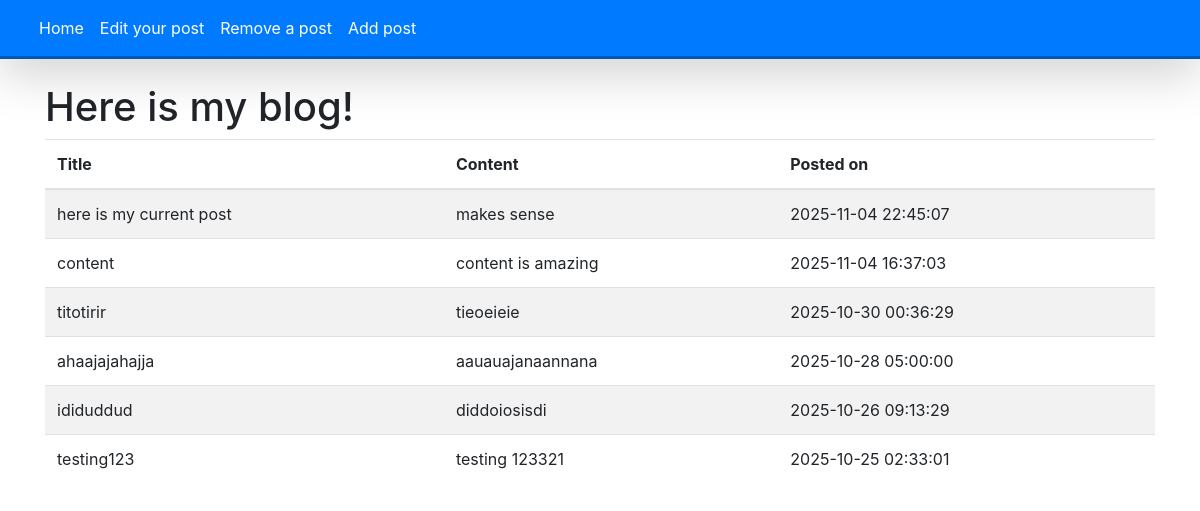
Screenshot of /project2/index.php with the database file from the repository.
### tables this page shows
CREATE TABLE `blog` (
  `id` int NOT NULL AUTO_INCREMENT,
  `title` varchar(100) NOT NULL,
  `content` varchar(1500) NOT NULL,
  `creation_date` timestamp NULL DEFAULT NULL ON UPDATE CURRENT_TIMESTAMP,
  PRIMARY KEY (`id`)
);

### project2/index.php (the view, shortened to what this page needs)
<?php
$dbc = mysqli_connect(DB_HOST, DB_USER, DB_PASSWORD, DB_NAME)
    or trigger_error('Error connecting to MySQL server for blog' . DB_NAME, E_USER_ERROR);
$query = "SELECT id, title, content, creation_date FROM blog ORDER BY id DESC";
$result = mysqli_query($dbc, $query)
    or trigger_error('Error querying database blogapp', E_USER_ERROR);
?>
<!DOCTYPE html>
<html lang="en">
<head>
  <link rel="stylesheet"
        href="https://stackpath.bootstrapcdn.com/bootstrap/4.2.1/css/bootstrap.min.css"
>
  <link rel="stylesheet"
        href="https://use.fontawesome.com/releases/v5.8.1/css/all.css"
>
</head>
<body>
<nav class="navbar navbar-expand-lg bg-primary shadow-lg" style="box-shadow: 0 4px 8px rgba(0, 0, 0, 0.1); border-bottom: 3px solid #0056b3;">
  <div class="container-fluid">
    <div class="collapse navbar-collapse" id="navbarText">
      <ul class="navbar-nav me-auto mb-2 mb-lg-0">
        <li class="nav-item">
          <a class="nav-link active text-white" aria-current="page" href="index.php">Home</a>
        </li>
        <li class="nav-item">
          <a class="nav-link text-white" href="editblogpost.php">Edit your post</a>
        </li>
        <li class="nav-item">
          <a class="nav-link text-white" href="removeblogpost.php">Remove a post</a>
        </li>
        <li class="nav-item">
          <a class="nav-link text-white" href="addblogpost.php">Add post</a>
        </li>
      </ul>
    </div>
  </div>
</nav>
  <div class="container mt-4">
    <h1>Here is my blog!</h1>
    <?php
    if (mysqli_num_rows($result) > 0) {
        echo '<table class="table table-striped">';
        echo '<thead>';
        echo '<tr>';
        echo '<th scope="col">Title</th>';
        echo '<th scope="col">Content</th>';
        echo '<th scope="col">Posted on</th>';
        echo '</tr>';
        echo '</thead>';
        echo '<tbody>';
        while ($row = mysqli_fetch_array($result)) {
            echo '<tr>';
            echo '<td>' . $row['title'] . '</td>';
            echo '<td>' . $row['content'] . '</td>';
            echo '<td>' . $row['creation_date'] . '</td>';
            echo '</tr>';
        }
        echo '</tbody>';
        echo '</table>';
    } else {
        echo '<p>No posts available yet. <a href="addblogpost.php">Add your first post!</a></p>';
    }
    ?>
  </div>
</body>
</html>

### rows the page displays
blog: title "here is my current post", content "makes sense", creation_date "2025-11-04 22:45:07"
blog: title "content", content "content is amazing", creation_date "2025-11-04 16:37:03"
blog: title "titotirir", content "tieoeieie", creation_date "2025-10-30 00:36:29"
blog: title "ahaajajahajja", content "aauauajanaannana", creation_date "2025-10-28 05:00:00"
blog: title "ididuddud", content "diddoiosisdi", creation_date "2025-10-26 09:13:29"
blog: title "testing123", content "testing 123321", creation_date "2025-10-25 02:33:01"
